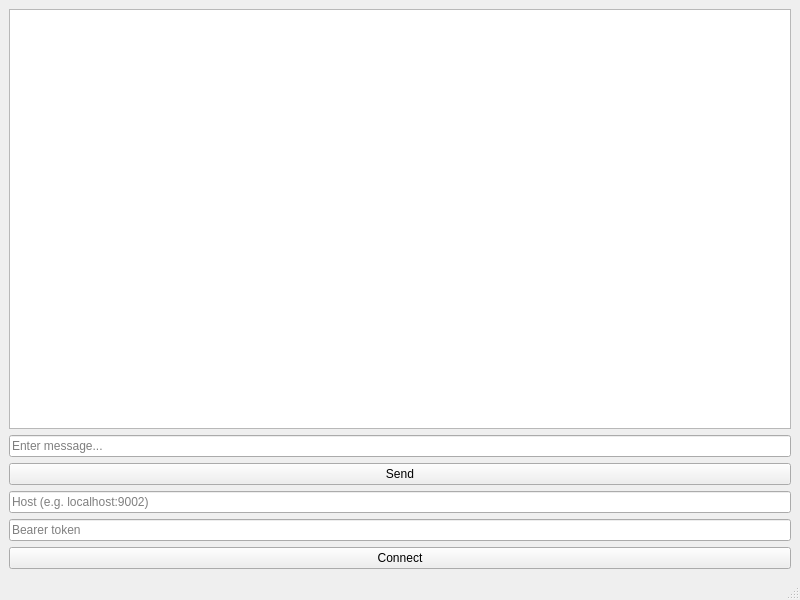
<?xml version="1.0" encoding="UTF-8"?>
<ui version="4.0">
 <class>MainWindow</class>
 <widget class="QMainWindow" name="MainWindow">
  <property name="geometry">
   <rect>
    <x>0</x>
    <y>0</y>
    <width>800</width>
    <height>600</height>
   </rect>
  </property>
  <property name="windowTitle">
   <string>WebSocket Client</string>
  </property>

  <widget class="QWidget" name="centralwidget">
   <layout class="QVBoxLayout" name="verticalLayout">

    <!-- Log window -->
    <item>
     <widget class="QTextEdit" name="logView">
      <property name="readOnly">
       <bool>true</bool>
      </property>
     </widget>
    </item>

<!-- Message send row -->
   <item>
    <widget class="QLineEdit" name="messageEdit">
     <property name="placeholderText">
      <string>Enter message...</string>
     </property>
    </widget>
   </item>
   <item>
    <widget class="QPushButton" name="sendBtn">
     <property name="text">
      <string>Send</string>
     </property>
    </widget>
   </item>

    <!-- Host -->
    <item>
     <widget class="QLineEdit" name="hostEdit">
      <property name="placeholderText">
       <string>Host (e.g. localhost:9002)</string>
      </property>
     </widget>
    </item>

    <!-- Token -->
    <item>
     <widget class="QLineEdit" name="tokenEdit">
      <property name="placeholderText">
       <string>Bearer token</string>
      </property>
     </widget>
    </item>

    <!-- Connect button -->
    <item>
     <widget class="QPushButton" name="connectBtn">
      <property name="text">
       <string>Connect</string>
      </property>
     </widget>
    </item>

   </layout>
  </widget>

  <widget class="QMenuBar" name="menubar"/>
  <widget class="QStatusBar" name="statusbar"/>

 </widget>
 <resources/>
 <connections/>
</ui>
